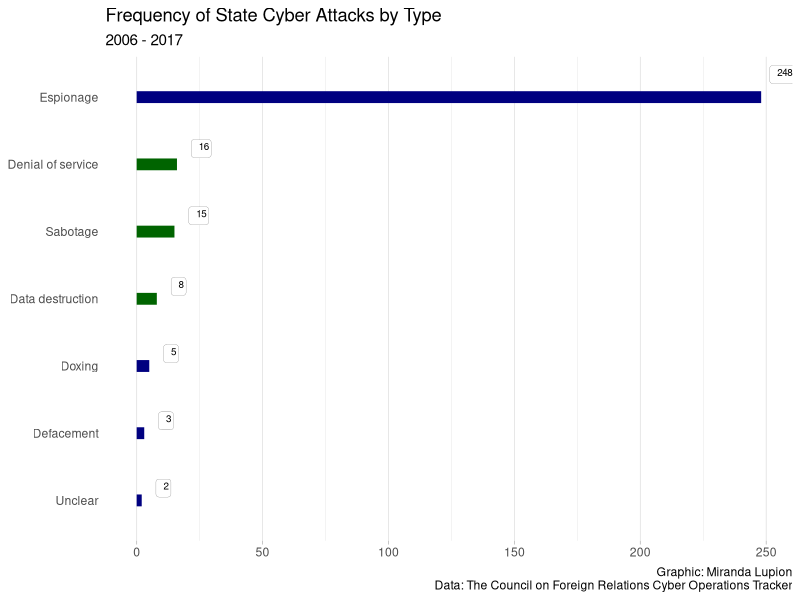

Reproduce this figure in R.
library(readr)
library(tidyverse)
library(ggrepel)

data_raw <- read_csv("export-incidents.csv")

data_types <- data_raw %>%
  select(Type) %>%
  group_by(Type) %>%
  count(Type) %>%
  mutate(attack = 
           case_when(Type %in% c("Sabotage", "Data destruction", "Denial of service") ~ "y",
                      Type %in% c("Defacement", "Doxing", "Espionage") ~ "n",
                     Type == "Unclear" ~"UN")) %>%
  drop_na()

data_types <-data_types[order(data_types$n), ] 
data_types$Type <- factor(data_types$Type, levels = data_types$Type)



ggplot(data_types, aes(x = Type, y = n)) +
  geom_segment(aes(x = Type, 
                   xend = Type, 
                   y = 0, 
                   yend = n),
               
               color=ifelse(data_types$attack %in% c("y"), 
                            "darkgreen",  "navy"), 
               
               size=ifelse(data_types$attack %in% c("y"), 
                           4, 4)) +
  
  # geom_point(color=ifelse(data_types$attack %in% c("y"), 
  #                         "darkgreen", "navy"), 
  #            
  #            size=ifelse(data_types$attack %in% c("y"), 
  #                        3, 3)) +
  
  labs(title="Frequency of State Cyber Attacks by Type", 
       subtitle = "2006 - 2017",
       caption="Graphic: Miranda Lupion
       Data: The Council on Foreign Relations Cyber Operations Tracker",
       x = NULL,
       y = NULL) +
  
  theme_light() +
  coord_flip() +
  theme(
    panel.grid.major.y = element_blank(),
    panel.border = element_blank(),
    axis.ticks.y = element_blank()) +
  
  geom_label_repel(aes(x = Type, y = n, label = n), 
            size = 2.5, label.size = .05,
            hjust = "right", vjust = "top") 
  